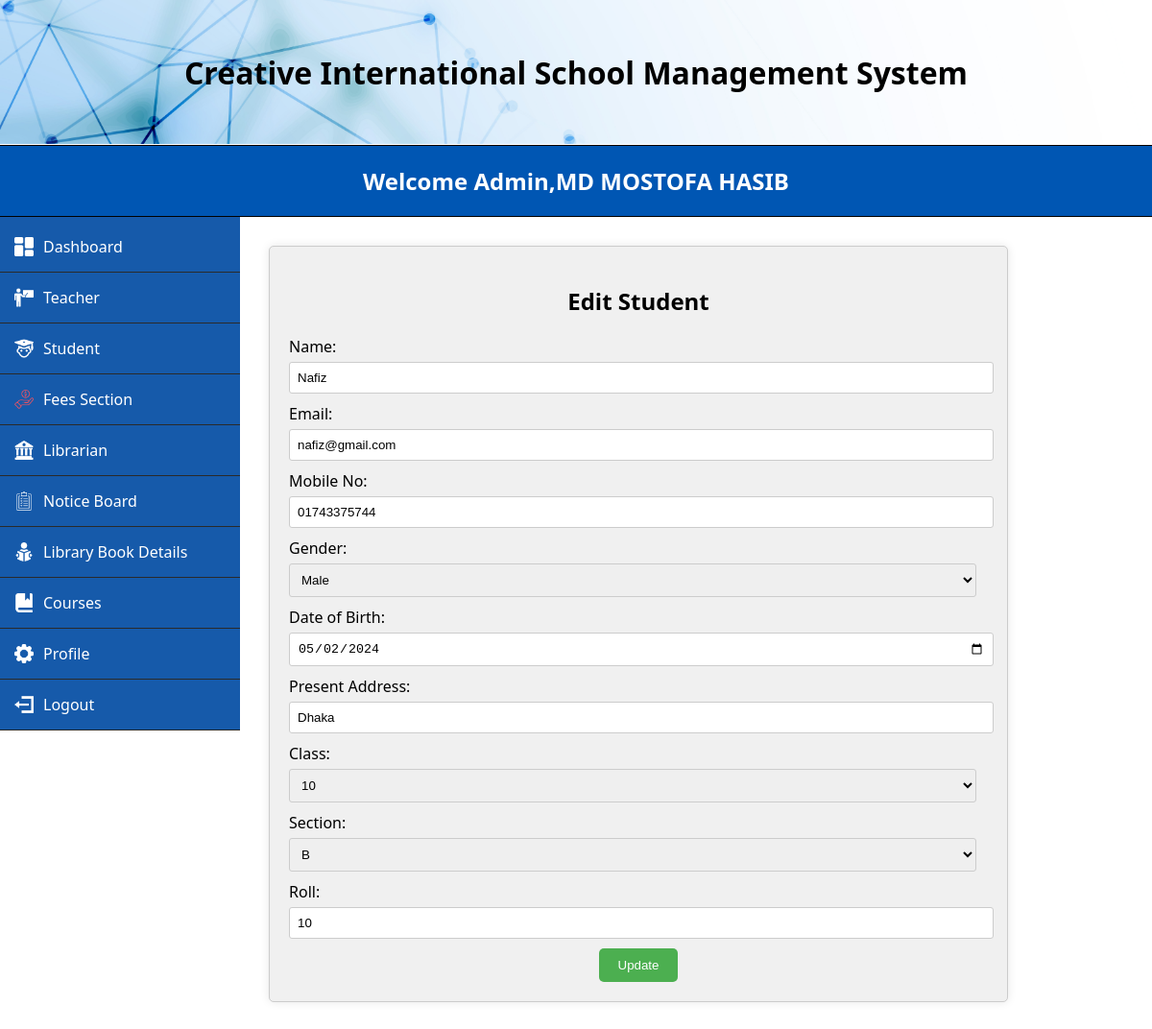
The page /MVC/Views/editStudent.php?id=2001 (signed in) on the database its author committed.
### tables this page shows
CREATE TABLE `student` (
  `id` varchar(200) NOT NULL,
  `name` varchar(200) NOT NULL,
  `email` varchar(200) NOT NULL,
  `mobile` varchar(200) NOT NULL,
  `gender` varchar(200) NOT NULL,
  `dob` date NOT NULL,
  `password` varchar(200) NOT NULL,
  `address` varchar(200) NOT NULL,
  `class` varchar(200) NOT NULL,
  `section` varchar(200) NOT NULL,
  `roll` varchar(200) NOT NULL,
  `fees` decimal(10,2) DEFAULT NULL,
  `amount` decimal(10,2) DEFAULT NULL,
  `balance` decimal(10,2) DEFAULT NULL,
  `paid` decimal(10,2) DEFAULT NULL
);

### MVC/Models/userModel.php (called while the page is built, shortened)
<?php
function getStudentById($id) {
    $conn = conn();
    $sql = "SELECT * FROM student WHERE id='$id'";
    $result = $conn->query($sql);
    if ($result->num_rows > 0) {
        $row = $result->fetch_assoc();
        return $row;
    } else {
        mysqli_close($conn);
        return null;
    }
}
?>

### MVC/Views/editStudent.php (the view, shortened to what this page needs)
<?php
    $studentId = isset($_GET['id']) ? $_GET['id'] : null;
    require_once('../Models/userModel.php');
    $student = getStudentById($studentId);
?>
<!DOCTYPE html>
<html lang="en">
<head>
    <link rel="stylesheet" href="../../css/adminStyle.css">
    <link rel="stylesheet" href="../../css/addTeacher.css">
</head>
<body>
    <div class="header">
        <h1>Creative International School Management System</h1>
    </div>
    <div class="brand-name">
        <h1>Welcome Admin,<?php echo $_SESSION['name']; ?></h1>
    </div>
    <form action="">
    <div class="side-menu">
        <ul>
            <li><a href="adminDash.php"><img src="../../images/dashboard (2).png" alt=""> Dashboard</a></li>
			<li class="dropdown">
                <a href="addTeacher.php"><img src="../../images/teacher2.png" alt=""> Teacher</a>
            </li>
			<li class="dropdown">
                <a href="addStudent.php"><img src="../../images/student-32.png" alt=""> Student</a>
            </li>
            <li><a href="fees.php"><img src="../../images/income.png" alt=""> Fees Section</a></li>
			<li class="dropdown">
                <a href="addLibrarian.php"><img src="../../images/library-32.png" alt=""> Librarian</a>
            </li>
            <li><a href="noticePost.php"><img src="../../images/clipboard-2-32.png" alt=""> Notice Board</a></li>
            <li><a href="libraryBookInfo.php"><img src="../../images/reading-book (1).png" alt=""> Library Book Details</a></li>
            <li class="dropdown">
                <a href="../Controllers/addCourseController.php"><img src="../../images/book-2-32.png" alt=""> Courses</a>
            </li>
            <li class="dropdown">
                <a href="viewProfile.php"><img src="../../images/settings.png" alt=""> Profile</a>
            </li>
            <li><a href="../Controllers/logout.php"><img src="../../images/account-logout-32.png" alt=""> Logout</a></li>
        </ul>
    </div>
    </form>
    <div class="content">
        <form action="../Controllers/editStudentCheckController.php" method="POST" id="registration-form">
            <h2 align="center">Edit Student</h2>
            <label for="name">Name:</label>
            <input type="text" id="name" name="name" value="<?php echo ($student) ? $student['name'] : ''; ?>">
            <label for="email">Email:</label>
            <input type="text" id="email" name="email" value="<?php echo ($student) ? $student['email'] : ''; ?>">
            <label for="mobile">Mobile No:</label>
            <input type="text" id="mobile" name="mobile" value="<?php echo ($student) ? $student['mobile'] : ''; ?>">
            <label for="gender">Gender:</label>
            <select name="gender" id="gender">
                <option value="male" <?php echo ($student && $student['gender'] == 'male') ? 'selected' : ''; ?>>Male</option>
            </select>
            <label for="dob">Date of Birth:</label>
            <input type="date" id="dob" name="dob" value="<?php echo ($student) ? $student['dob'] : ''; ?>">
            <label for="address">Present Address:</label>
            <input type="text" id="address" name="address" value="<?php echo ($student) ? $student['address'] : ''; ?>">
            <label for="class">Class:</label>
            <select name="class" id="class">
                <option value="10" <?php echo ($student && $student['class'] == '10') ? 'selected' : ''; ?>>10</option>
            </select>
            <label for="section">Section:</label>
            <select name="section" id="section">
                <option value="B" <?php echo ($student && $student['section'] == 'B') ? 'selected' : ''; ?>>B</option>
            </select>
            <label for="roll">Roll:</label>
            <input type="text" id="roll" name="roll" value="<?php echo ($student) ? $student['roll'] : ''; ?>">
            <div class="form-group">
                    <button type="submit" name="submit">Update</button>
            </div>
        </form>
    </div>
</body>
</html>

### css/adminStyle.css (style rules this page uses)
body { font-family: 'Segoe UI', Tahoma, Geneva, Verdana, sans-serif; margin: 0; padding: 0; }
.header { width: 100%; height: 150px; background-image: url('../images/loginBackground.jpg'); background-size: cover; background-repeat: no-repeat; background-position: center; display: flex; justify-content: center; align-items: center; margin-bottom: 1px; }
.brand-name { padding: 20px; display: flex; justify-content: center; align-items: center; background-color: #0056b3; border-bottom: 1px solid black; border-top: 1px solid black; }
.brand-name h1 { font-size: 24px; margin: 0; color: #fff; }
.side-menu { width: 250px; background-color: #165aaa; padding-top: 5px; padding-left: 0px; transition: left 0.3s ease; text-align: center; }
ul { list-style-type: none; padding-left: 0px; margin: 0; text-align: center; }
li { padding: 15px; border-bottom: 0.5px solid #2a2a2a; transition: background-color 0.3s ease; text-align: center; }
li a { color: #fff; text-decoration: none; display: flex; align-items: center; }
li img { margin-right: 10px; width: 20px; }
.content { flex-grow: 1; padding: 20px; }

### css/addTeacher.css (style rules this page uses)
.brand-name { padding: 20px; display: flex; justify-content: center; align-items: center; background-color: #0056b3; border-bottom: 1px solid black; border-top: 1px solid black; }
.brand-name h1 { font-size: 24px; margin: 0; color: #fff; }
.side-menu { width: 250px; background-color: #165aaa; padding-top: 5px; padding-left: 0px; text-align: center; float: left; }
.content { flex-grow: 1; padding: 10px; margin-left: 270px; }
.content form { width: 50%; margin: auto; padding: 20px; background-color: #f0f0f0; border-radius: 5px; box-shadow: 0 0 10px rgba(0, 0, 0, 0.1); }
.content form label { display: block; margin-bottom: 5px; }
.content form { width: 80%; margin: 20px auto; padding: 20px; margin-right: 30px; margin-left: 0; background-color: #f0f0f0; border-radius: 5px; box-shadow: 0 0 10px rgba(0, 0, 0, 0.1); border: 1px solid #ccc; }
.content form input[type="text"], .content form input[type="email"], .content form input[type="password"], .content form select, .content form input[type="date"] { width: calc(100% - 12px); padding: 8px; margin-bottom: 10px; border: 1px solid #ccc; border-radius: 3px; }

### MVC/Views/editStudent.php (style rules this page uses)
.brand-name { padding: 20px; display: flex; justify-content: center; align-items: center; background-color: #0056b3; border-bottom: 1px solid black; border-top: 1px solid black; }
.brand-name h1 { font-size: 24px; margin: 0; color: #fff; }
.side-menu { width: 250px; background-color: #165aaa; padding-top: 5px; padding-left: 0px; text-align: center; float: left; }
.content { flex-grow: 1; padding: 10px; margin-left: 270px; }
.form-group { text-align: center; }
.form-group button { background-color: #4CAF50; color: white; padding: 10px 20px; border: none; border-radius: 5px; cursor: pointer; transition: background-color 0.3s ease; }

### rows shown on the page
student: name "Nafiz", email "nafiz@gmail.com", mobile "01743375744", gender "Male", dob "05/02/2024", address "Dhaka", class "10", section "B", roll "10"

### other values the page prints
$_SESSION['name'] "MD MOSTOFA HASIB"
